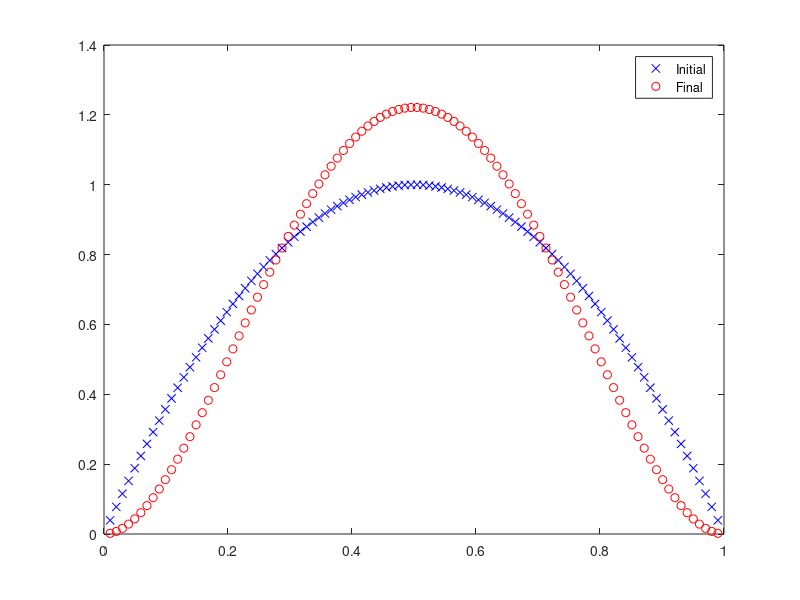

Here is the MATLAB script that generated this plot: (Note: this script raises an error after producing the figure.)
clear all
close all

N = 100;
tstar = 0.1;
delta = 1;

x = linspace(0,1,N+2)';
x = x(2:N+1); % inner nodes
h = 1/(N+1);

y_ex = @(t) exp(t)*(4*x.*(1-x));
%y_ex = @(t) exp(t)*sin(2*pi*x);

g = @(t) 4*exp(t)*(x.*(1-x)+2*delta);
%g = @(t) exp(t)*(1+delta*(2*pi)^2)*sin(2*pi*x);

y0 = y_ex(0);

D2 = toeplitz([-2,1,zeros(1,N-2)]/(h^2));

A = delta*D2;

[V,D] = eig(A);

d = diag(D);

ysol = y_ex(tstar);
%mref = 10000;
%ysol = expquad2(0,1,y0,mref,tstar/mref,g,A,V,d);
normsol = norm(ysol,inf);

figure;
plot(x,y0,'xb',x,ysol.*conj(ysol),'or')
legend('Initial','Final')
drawnow

mrange = 1:1:200;
counter = 0;

% SINGLE POINT
%c1s = 0;
c1s = 1/2;
%c1s = 1/3;

% TRAPEZOIDAL
%c1 = 0;
%c2 = 1;

% GAUSS RADAU
%c1 = 0;
%c2 = 2/3;

% GAUSS
%c1 = (-1/sqrt(3)+1)/2;
%c2 = (1/sqrt(3)+1)/2;

for m = mrange
  m
  counter = counter + 1;
  tau = tstar/m;

  y_eq1 = expquad1(c1s,y0,m,tau,g,A,V,d);
  err_eq1(counter) = norm(ysol-y_eq1,inf)/normsol;

  %y_eq2 = expquad2(c1,c2,y0,m,tau,g,A,V,d);
  %err_eq2(counter) = norm(ysol-y_eq2,inf)/normsol;

end

figure;
loglog(mrange,err_eq1,'xb')
hold on
%loglog(mrange,err_eq2,'or')
loglog(mrange, err_eq1(end)*(mrange/mrange(end)).^(-1),'--k')
loglog(mrange, err_eq1(end)*(mrange/mrange(end)).^(-2),'-k')
%hold on
%loglog(mrange, err_eq2(1)*(mrange/mrange(1)).^(-2),'-k')
%loglog(mrange, err_eq2(1)*(mrange/mrange(1)).^(-3),'-.k')
